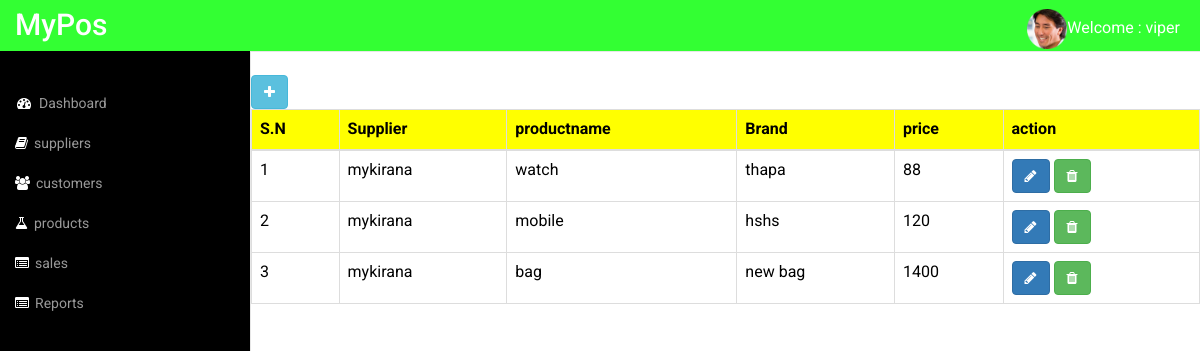
Page /product/list/ (signed in) on the committed database.
### posapp/models.py (models this page shows, shortened)
class Product(models.Model):
    supplier = models.ForeignKey(Supplier,on_delete = models.CASCADE)
    name = models.CharField(max_length=100, unique=True)
    brand_name = models.CharField(max_length=200, blank=True, null=True)
    price = models.IntegerField()
    image = models.ImageField(upload_to='product')

class Supplier(models.Model):
    name = models.CharField(max_length=100,null=True,blank=True)
    address = models.CharField(max_length=250, null= True, blank=True)
    phone = models.CharField(max_length=100, null=True, blank=True)
    mobile_no = models.CharField(max_length=100, null=True, blank=True)

### posapp/views.py (the view)
# urls.py: path('product/list/', ProductListView.as_view(), name='productslist'),
class ProductListView(TemplateView):
    template_name = 'product/productlist.html'
    def get_context_data(self, **kwargs):
        context = super().get_context_data(**kwargs)
        context['products'] = Product.objects.all()
        return context

### templates/product/productlist.html
{% extends 'admintemplates/adminbase.html' %}
{% load static %}
{% block content %}
	<div class="row">
		<div class="col-md-12 table-responsive-sm">
            <br>
			<a href="{% url 'posapp:productcreate' %}" class="btn btn-info"><i class="fa fa-plus"></i></a>
            <br>
			<table class="table table-bordered">
				<thead style="background-color: yellow;color:black;">
					<tr class="text-dark">
						<th>S.N</th>
						<th>Supplier</th>
						<th>productname</th>
						<th>Brand</th>
                        <th>price</th>
						<th>action</th>
					</tr>
				</thead>
				<tbody>
					{% for product in products %}
					<tr style="color: black;">
						<td>{{ forloop.counter }}</td>
						<td>{{ product.supplier.name }}</td>
						<td>{{ product.name }}</td>
						<td>{{ product.brand_name }}</td>
                        <td>{{ product.price }}</td>
						<td>
                            <a href="{% url 'posapp:productupdate' product.pk %}" class="btn btn-primary"><i class="fa fa-pencil"></i></a>
							<a href="{% url 'posapp:productdelete' product.pk %}" class="btn btn-success"><i class="fa fa-trash"></i></a>
						</td>
					</tr>
					{% endfor %}
				</tbody>
			</table>
		</div>
	</div>
{% endblock %}

### templates/admintemplates/adminbase.html (shortened to what this page needs)
{% load static %}
<!DOCTYPE HTML>
<html>
<head>
<link href="{% static 'adminstatic/css/bootstrap.min.css' %}" rel='stylesheet' type='text/css' />
<link href="{% static 'adminstatic/css/style.css' %}" rel='stylesheet' type='text/css' />
<link rel="stylesheet" type="text/css" href="https://stackpath.bootstrapcdn.com/font-awesome/4.7.0/css/font-awesome.min.css">
<link href="{% static 'adminstatic/css/custom.css' %}" rel="stylesheet">
</head>
<body>
<div id="wrapper">
        <nav class="top1 navbar navbar-default navbar-static-top" role="navigation" style="margin-bottom: 0;background-color:#33ff33">
            <div class="navbar-header">
                <a class="navbar-brand" href="{% url 'posapp:home' %}">MyPos</a>
            </div>
            <ul class="nav navbar-nav navbar-right">
				<li class="dropdown">
	        		<a href="#" style="color: white;" data-toggle="dropdown"><img src="{% static 'adminstatic/images/3.png' %}" width="40px;" height="40px;">Welcome : {{ request.user.username }}</a>
	      		</li>
			</ul>
            <div class="navbar-default sidebar" role="navigation">
                <div class="sidebar-nav navbar-collapse">
                    <ul class="nav" id="side-menu">
                        <li>
                            <a href="{% url 'posapp:home' %}"><i class="fa fa-dashboard fa-fw nav_icon"></i>Dashboard</a>
                        </li>
                        <li>
                            <a href="{% url 'posapp:supplierlist' %}"><i class="fa fa-book nav_icon"></i>suppliers</a>
                        </li>
                        <li>
                            <a href="{% url 'posapp:customerlist' %}"><i class="fa fa-users nav_icon"></i>customers</a>
                        </li>
                        <li>
                            <a href="{% url 'posapp:productslist' %}"><i class="fa fa-flask nav_icon"></i>products</a>
                        </li>
                         <li>
                            <a href="{% url 'posapp:saleslist' %}"><i class="fa fa-list-alt nav_icon"></i>sales</a>
                        </li>
                        <li>
                            <a href="{% url 'posapp:chart' %}"><i class="fa fa-list-alt nav_icon"></i>Reports</a>
                        </li>
                    </ul>
                </div>
            </div>
        </nav>
        <div id="page-wrapper">
        <div class="graphs">
        {% block content %}
        {% endblock %}
		</div>
       </div>
   </div>
</body>
</html>

### static/adminstatic/css/style.css (style rules this page uses)
ul, ol { margin: 0; }
html, body { font-family: 'Roboto', sans-serif; font-size: 100%; background:#000; overflow-x: hidden; }
body a { transition:0.5s all; -webkit-transition:0.5s all; -moz-transition:0.5s all; -o-transition:0.5s all; -ms-transition:0.5s all; }
.navbar .navbar-nav li a { padding: 0 10px; line-height: 56px; position: relative; }
.navbar-default.sidebar { background-color: #000; font-family: 'Roboto', sans-serif; }
nav.top1.navbar.navbar-default.navbar-static-top { background-color:rgb(6, 217, 149); font-family: 'Roboto', sans-serif; }
.navbar-default .navbar-brand { color: #fff !important; font-size: 30px; font-weight: 500; }
.navbar-right { margin-right: 10px !important; }
.navbar-right li { display:inline-block; }
i.nav_icon { color: #fff; margin-right:6px; }
.sidebar ul li a { color: #999; font-size:14px; }
ul.nav.navbar-nav.navbar-right { height: 51px; }
.sidebar-nav.navbar-collapse { margin: 2em 0 0 0; }

### static/adminstatic/css/custom.css (style rules this page uses)
#wrapper { width: 100%; }
#page-wrapper { min-height: 568px; background-color: #fff; }
@media (min-width:768px) { #page-wrapper { position: inherit; margin: 0 0 0 250px; border-left: 1px solid #e7e7e7; } }
.sidebar .sidebar-nav.navbar-collapse { padding-right: 0; padding-left: 0; }
@media (min-width:768px) { .sidebar { z-index: 1; position: absolute; width: 250px; margin-top: 51px; } }

### rows in the picture
Product: supplier.name "mykirana", name "watch", brand_name "thapa", price "88"
Product: supplier.name "mykirana", name "mobile", brand_name "hshs", price "120"
Product: supplier.name "mykirana", name "bag", brand_name "new bag", price "1400"

### other values in the picture
{{ request.user.username }} "viper"
